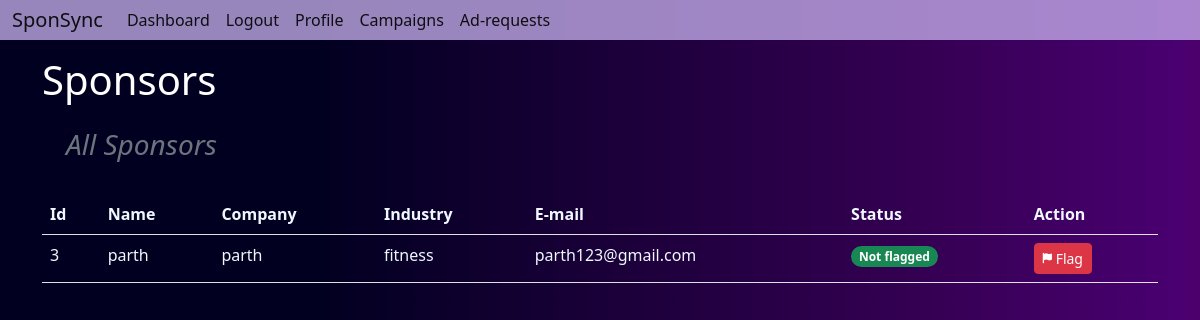
The app's page /admin/sponsors (signed in) with its own data.
### models.py (models this page shows)
class Sponsor(db.Model):
    id = db.Column(db.Integer,db.ForeignKey("user.id"),primary_key=True)
    name = db.Column(db.String(30),nullable=False)
    company = db.Column(db.String(30),nullable=False)
    industry = db.Column(db.String(30),nullable=False)
    email = db.Column(db.String(30))
    flagged = db.Column(db.Boolean,nullable=False,default=False)

### routes.py (the view)
@app.route('/admin/sponsors')
def admin_sponsors():
    user = User.query.get(session['user_id'])
    sponsors = Sponsor.query.all()
    return render_template('admin/sponsors.html',sponsors=sponsors,user=user)

### templates/admin/sponsors.html (shortened to what this page needs)
{% extends 'layout.html' %}
{% block content %}
<h1 class="mt-3">Sponsors</h1>
<div class="heading m-4">
    <h3 class="text-muted"><i>All Sponsors</i></h3>
</div>
{% if sponsors | length !=0 %}
<table class="table">
    <thead>
        <tr>
            <th>Id</th>
            <th>Name</th>
            <th>Company</th>
            <th>Industry</th>
            <th>E-mail</th>
            <th>Status</th>
            <th>Action</th>
        </tr>
    </thead>
    {% endif %}
    {% for sponsor in sponsors %}
    <tr>
        <td>{{ sponsor.id }}</td>
        <td>{{ sponsor.name }}</td>
        <td>{{ sponsor.company }}</td>
        <td>{{ sponsor.industry }}</td>
        <td>{{ sponsor.email }}</td>
        <td>
            {% if sponsor.flagged == False %}
            <span class="badge rounded-pill text-bg-success">Not flagged</span>
            {% else %}
            <span class="badge rounded-pill text-bg-danger">Flagged</span>
            {% endif %}
        </td>
        <td>
            {% if sponsor.flagged == False %}
            <a href="{{ url_for('flag_user',id=sponsor.id) }}" class="btn btn-sm btn-danger">
                Flag
            </a>
            {% else %}
            <a href="{{ url_for('unflag_user',id=sponsor.id) }}" class="btn btn-sm btn-warning">
                <i class="fas fa-bolt fa-xs"></i>
                Unflag
            </a>
            {% endif %}
        </td>
    </tr>
    {% endfor %}
    {% endblock %}

### templates/layout.html (style rules this page uses)
body { margin: 0; padding: 0; background: rgb(2, 0, 33); background: linear-gradient(90deg, rgba(2, 0, 33, 1) 27%, rgba(53, 0, 83, 1) 77%, rgba(73, 0, 112, 1) 98%, rgba(76, 0, 107, 1) 100%, rgba(51, 2, 79, 1) 100%); color: white; }
.table { color: aliceblue; }

### templates/admin/sponsors.html (style rules this page uses)
.heading { display: flex; justify-content: space-between; align-items: center; }

### records on screen
Sponsor: id "3", name "parth", company "parth", industry "fitness", email "parth123@gmail.com", flagged "Not flagged"
